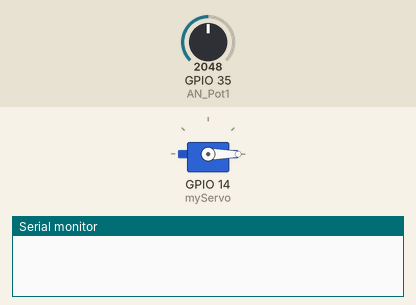
Bench run of a sketch on a simulated ESP32. On the bench: servo, the last lines printed to the serial monitor. Inputs (shaded band) come from the test bench; at power-on: GPIO 35 (AN_Pot1) = 2048.

Above: at 0.0 s.
At 9.1 s:
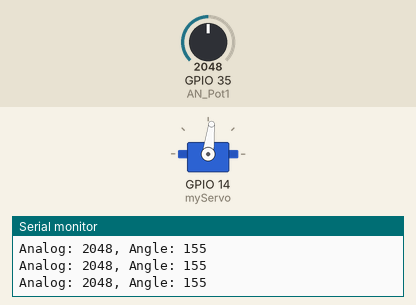
At 19.1 s:
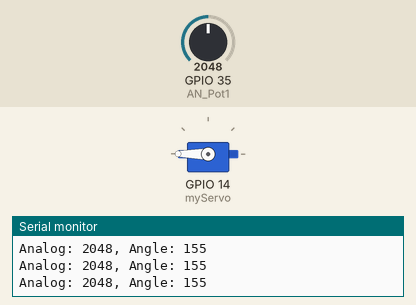
At 38.1 s:
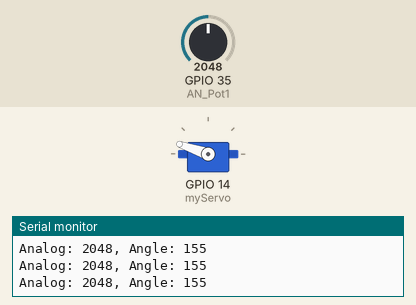
Timing chart, 0 to 40.0 s (numbered marks = the images above):
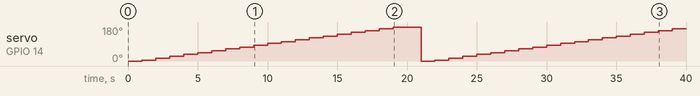

Measured:
- by itself, servo on GPIO 14 (myServo): 0° → 5° at 1.0 s, → 15° 1.0 s later, → 25° 1.0 s later, → 35° 1.0 s later, … (38 changes in this stretch)

The sketch:

MotorStepTest.ino
```cpp
#include "ESP32Servo.h"

Servo myServo;

#define AN_Pot1 35

int potVal1;
int potAngle;
int dutycycle = 500;

void setup() {
  // put your setup code here, to run once:
  Serial.begin(115200);
  myServo.attach(14);
  myServo.writeMicroseconds(500); //reset servo
}

void loop() {

  // put your main code here, to run repeatedly:
//  for(int i = 500; i<2501; i+=10)
//  {
//    myServo.writeMicroseconds(i);
//    potVal1 = analogRead(AN_Pot1);
//    potAngle = map(potVal1, 0, 4095, 0, 270); // saturation of 40.6 degrees in beginning and 25.6 degrees near end of knob.
    //}
    if(dutycycle > 2500)
    {
      dutycycle = 500;
    }

    myServo.writeMicroseconds(dutycycle); // step servo, servo actually moves to 260 deg only
    delay(500); // delay 0.5 sec (motor speed at 7.4V is 0.11sec/60deg)

    potVal1 = analogRead(AN_Pot1);
    potAngle = map(potVal1, 0, 4095, 41, 270); // saturation of 40.6 degrees in beginning and 25.6 degrees near end of knob.
    Serial.print("Analog: "); Serial.print(potVal1);
    Serial.print(", Angle: "); Serial.println(potAngle);
    dutycycle += 100;
    delay(500);


}
```
